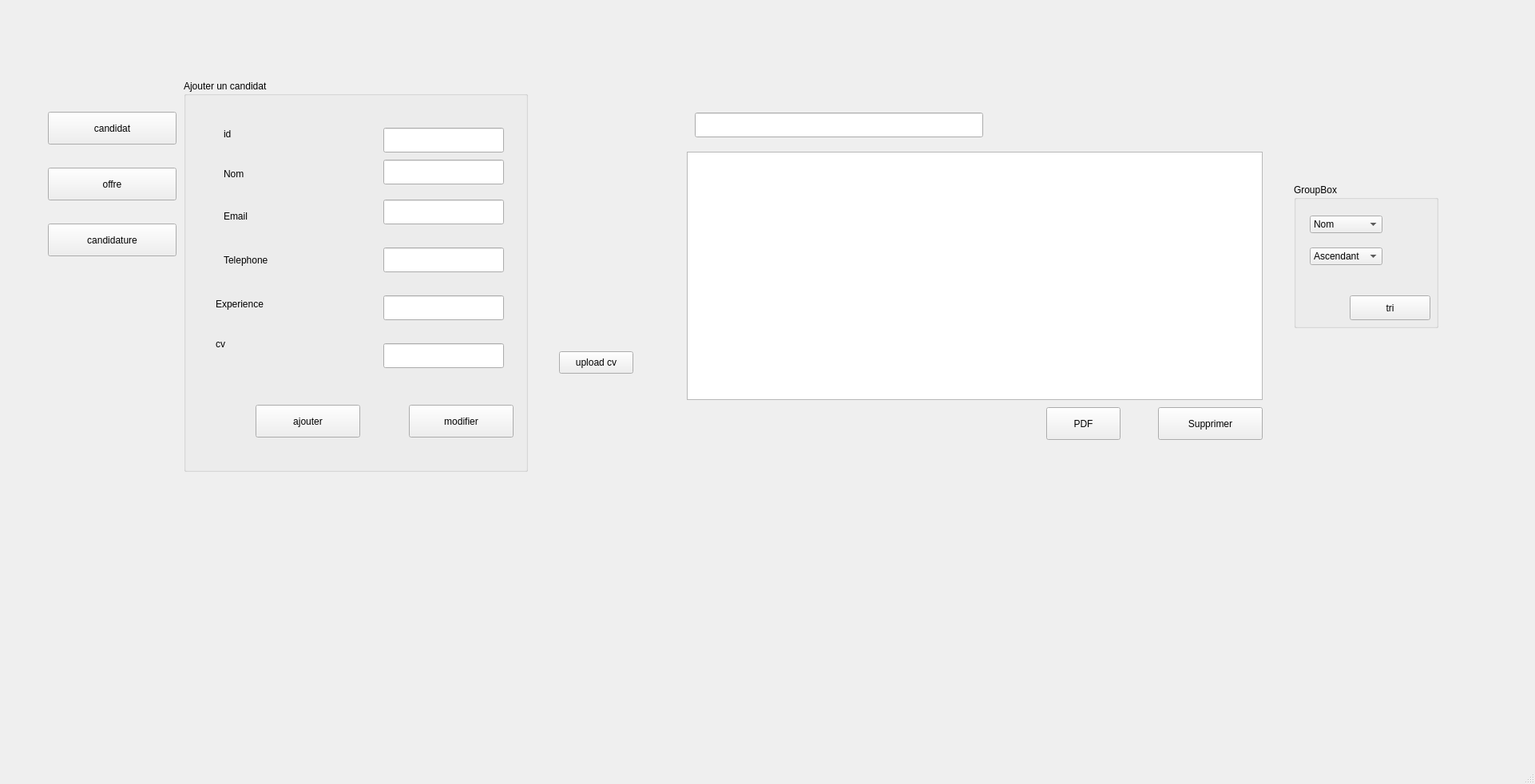
<?xml version="1.0" encoding="UTF-8"?>
<ui version="4.0">
 <class>MainWindow</class>
 <widget class="QMainWindow" name="MainWindow">
  <property name="geometry">
   <rect>
    <x>0</x>
    <y>0</y>
    <width>1922</width>
    <height>982</height>
   </rect>
  </property>
  <property name="windowTitle">
   <string>MainWindow</string>
  </property>
  <widget class="QWidget" name="centralwidget">
   <widget class="QStackedWidget" name="stackedWidget">
    <property name="geometry">
     <rect>
      <x>180</x>
      <y>30</y>
      <width>1651</width>
      <height>911</height>
     </rect>
    </property>
    <property name="currentIndex">
     <number>0</number>
    </property>
    <widget class="QWidget" name="page">
     <widget class="QTableView" name="tableView_candidat">
      <property name="geometry">
       <rect>
        <x>680</x>
        <y>160</y>
        <width>721</width>
        <height>311</height>
       </rect>
      </property>
     </widget>
     <widget class="QGroupBox" name="groupBox_2">
      <property name="geometry">
       <rect>
        <x>50</x>
        <y>70</y>
        <width>431</width>
        <height>491</height>
       </rect>
      </property>
      <property name="title">
       <string>Ajouter un candidat</string>
      </property>
      <widget class="QLabel" name="label_9">
       <property name="geometry">
        <rect>
         <x>40</x>
         <y>50</y>
         <width>56</width>
         <height>16</height>
        </rect>
       </property>
       <property name="text">
        <string/>
       </property>
      </widget>
      <widget class="QLabel" name="id_formateur">
       <property name="geometry">
        <rect>
         <x>50</x>
         <y>60</y>
         <width>56</width>
         <height>16</height>
        </rect>
       </property>
       <property name="text">
        <string>id</string>
       </property>
      </widget>
      <widget class="QLabel" name="label_nom">
       <property name="geometry">
        <rect>
         <x>50</x>
         <y>110</y>
         <width>56</width>
         <height>16</height>
        </rect>
       </property>
       <property name="text">
        <string>Nom</string>
       </property>
      </widget>
      <widget class="QLabel" name="label_13">
       <property name="geometry">
        <rect>
         <x>50</x>
         <y>150</y>
         <width>111</width>
         <height>41</height>
        </rect>
       </property>
       <property name="text">
        <string>Email</string>
       </property>
      </widget>
      <widget class="QLabel" name="label_14">
       <property name="geometry">
        <rect>
         <x>50</x>
         <y>210</y>
         <width>71</width>
         <height>31</height>
        </rect>
       </property>
       <property name="text">
        <string>Telephone</string>
       </property>
      </widget>
      <widget class="QLabel" name="label_15">
       <property name="geometry">
        <rect>
         <x>40</x>
         <y>260</y>
         <width>101</width>
         <height>41</height>
        </rect>
       </property>
       <property name="text">
        <string>Experience</string>
       </property>
      </widget>
      <widget class="QLineEdit" name="idCandidat">
       <property name="geometry">
        <rect>
         <x>250</x>
         <y>60</y>
         <width>151</width>
         <height>31</height>
        </rect>
       </property>
      </widget>
      <widget class="QLineEdit" name="lineEdit_nom">
       <property name="geometry">
        <rect>
         <x>250</x>
         <y>100</y>
         <width>151</width>
         <height>31</height>
        </rect>
       </property>
      </widget>
      <widget class="QLineEdit" name="lineEdit_mail">
       <property name="geometry">
        <rect>
         <x>250</x>
         <y>150</y>
         <width>151</width>
         <height>31</height>
        </rect>
       </property>
      </widget>
      <widget class="QPushButton" name="ajouter_ca">
       <property name="geometry">
        <rect>
         <x>90</x>
         <y>407</y>
         <width>131</width>
         <height>41</height>
        </rect>
       </property>
       <property name="text">
        <string>ajouter</string>
       </property>
      </widget>
      <widget class="QPushButton" name="modfi_ca">
       <property name="geometry">
        <rect>
         <x>282</x>
         <y>407</y>
         <width>131</width>
         <height>41</height>
        </rect>
       </property>
       <property name="text">
        <string>modifier</string>
       </property>
      </widget>
      <widget class="QLineEdit" name="lineEdit_tel">
       <property name="geometry">
        <rect>
         <x>250</x>
         <y>210</y>
         <width>151</width>
         <height>31</height>
        </rect>
       </property>
      </widget>
      <widget class="QLineEdit" name="lineEdit_exp">
       <property name="geometry">
        <rect>
         <x>250</x>
         <y>270</y>
         <width>151</width>
         <height>31</height>
        </rect>
       </property>
      </widget>
      <widget class="QLabel" name="label_19">
       <property name="geometry">
        <rect>
         <x>40</x>
         <y>310</y>
         <width>101</width>
         <height>41</height>
        </rect>
       </property>
       <property name="text">
        <string>cv</string>
       </property>
      </widget>
      <widget class="QLineEdit" name="LineEdit_cv">
       <property name="geometry">
        <rect>
         <x>250</x>
         <y>330</y>
         <width>151</width>
         <height>31</height>
        </rect>
       </property>
      </widget>
     </widget>
     <widget class="QPushButton" name="supp_ca">
      <property name="geometry">
       <rect>
        <x>1270</x>
        <y>480</y>
        <width>131</width>
        <height>41</height>
       </rect>
      </property>
      <property name="text">
       <string>Supprimer</string>
      </property>
     </widget>
     <widget class="QLineEdit" name="lineEdit_rech_can">
      <property name="geometry">
       <rect>
        <x>690</x>
        <y>111</y>
        <width>361</width>
        <height>31</height>
       </rect>
      </property>
     </widget>
     <widget class="QGroupBox" name="groupBox_4">
      <property name="geometry">
       <rect>
        <x>1440</x>
        <y>200</y>
        <width>181</width>
        <height>181</height>
       </rect>
      </property>
      <property name="title">
       <string>GroupBox</string>
      </property>
      <widget class="QComboBox" name="comboBoxsortchamp_ca">
       <property name="geometry">
        <rect>
         <x>20</x>
         <y>40</y>
         <width>91</width>
         <height>22</height>
        </rect>
       </property>
       <item>
        <property name="text">
         <string>Nom</string>
        </property>
       </item>
       <item>
        <property name="text">
         <string>Email</string>
        </property>
       </item>
      </widget>
      <widget class="QComboBox" name="comboBox_order_ca">
       <property name="geometry">
        <rect>
         <x>20</x>
         <y>80</y>
         <width>91</width>
         <height>22</height>
        </rect>
       </property>
       <item>
        <property name="text">
         <string>Ascendant</string>
        </property>
       </item>
       <item>
        <property name="text">
         <string>Descendant</string>
        </property>
       </item>
      </widget>
      <widget class="QPushButton" name="tri_ca">
       <property name="geometry">
        <rect>
         <x>70</x>
         <y>140</y>
         <width>101</width>
         <height>31</height>
        </rect>
       </property>
       <property name="text">
        <string>tri</string>
       </property>
      </widget>
     </widget>
     <widget class="QPushButton" name="pdf_ca">
      <property name="geometry">
       <rect>
        <x>1130</x>
        <y>480</y>
        <width>93</width>
        <height>41</height>
       </rect>
      </property>
      <property name="text">
       <string>PDF</string>
      </property>
     </widget>
     <widget class="QPushButton" name="uploadCVButton">
      <property name="geometry">
       <rect>
        <x>520</x>
        <y>410</y>
        <width>93</width>
        <height>28</height>
       </rect>
      </property>
      <property name="text">
       <string>upload cv</string>
      </property>
     </widget>
     <widget class="QLabel" name="pdfContainerWidget">
      <property name="geometry">
       <rect>
        <x>630</x>
        <y>570</y>
        <width>331</width>
        <height>301</height>
       </rect>
      </property>
      <property name="text">
       <string/>
      </property>
     </widget>
    </widget>
    <widget class="QWidget" name="page_2">
     <widget class="QGroupBox" name="groupBox_3">
      <property name="geometry">
       <rect>
        <x>180</x>
        <y>110</y>
        <width>431</width>
        <height>491</height>
       </rect>
      </property>
      <property name="title">
       <string>Ajouter un offre</string>
      </property>
      <widget class="QLabel" name="label_11">
       <property name="geometry">
        <rect>
         <x>40</x>
         <y>50</y>
         <width>56</width>
         <height>16</height>
        </rect>
       </property>
       <property name="text">
        <string/>
       </property>
      </widget>
      <widget class="QLabel" name="label_12">
       <property name="geometry">
        <rect>
         <x>80</x>
         <y>60</y>
         <width>56</width>
         <height>16</height>
        </rect>
       </property>
       <property name="text">
        <string/>
       </property>
      </widget>
      <widget class="QLabel" name="id_formateur_2">
       <property name="geometry">
        <rect>
         <x>50</x>
         <y>60</y>
         <width>56</width>
         <height>16</height>
        </rect>
       </property>
       <property name="text">
        <string>id</string>
       </property>
      </widget>
      <widget class="QLabel" name="label_nom_2">
       <property name="geometry">
        <rect>
         <x>50</x>
         <y>110</y>
         <width>61</width>
         <height>16</height>
        </rect>
       </property>
       <property name="text">
        <string>Titre</string>
       </property>
      </widget>
      <widget class="QLabel" name="label_16">
       <property name="geometry">
        <rect>
         <x>50</x>
         <y>150</y>
         <width>111</width>
         <height>41</height>
        </rect>
       </property>
       <property name="text">
        <string>Description</string>
       </property>
      </widget>
      <widget class="QLabel" name="label_17">
       <property name="geometry">
        <rect>
         <x>50</x>
         <y>210</y>
         <width>141</width>
         <height>31</height>
        </rect>
       </property>
       <property name="text">
        <string>Date_publication</string>
       </property>
      </widget>
      <widget class="QLabel" name="label_18">
       <property name="geometry">
        <rect>
         <x>50</x>
         <y>270</y>
         <width>101</width>
         <height>41</height>
        </rect>
       </property>
       <property name="text">
        <string>Salaire</string>
       </property>
      </widget>
      <widget class="QLineEdit" name="idOffre">
       <property name="geometry">
        <rect>
         <x>250</x>
         <y>60</y>
         <width>151</width>
         <height>31</height>
        </rect>
       </property>
      </widget>
      <widget class="QLineEdit" name="lineEdit_titre">
       <property name="geometry">
        <rect>
         <x>250</x>
         <y>100</y>
         <width>151</width>
         <height>31</height>
        </rect>
       </property>
      </widget>
      <widget class="QLineEdit" name="lineEdit_description">
       <property name="geometry">
        <rect>
         <x>250</x>
         <y>150</y>
         <width>151</width>
         <height>31</height>
        </rect>
       </property>
      </widget>
      <widget class="QPushButton" name="ajouter_offre">
       <property name="geometry">
        <rect>
         <x>90</x>
         <y>407</y>
         <width>131</width>
         <height>41</height>
        </rect>
       </property>
       <property name="text">
        <string>ajouter</string>
       </property>
      </widget>
      <widget class="QPushButton" name="modfiier_offre">
       <property name="geometry">
        <rect>
         <x>282</x>
         <y>407</y>
         <width>131</width>
         <height>41</height>
        </rect>
       </property>
       <property name="text">
        <string>modifier</string>
       </property>
      </widget>
      <widget class="QLineEdit" name="lineEdit_salaire">
       <property name="geometry">
        <rect>
         <x>250</x>
         <y>270</y>
         <width>151</width>
         <height>31</height>
        </rect>
       </property>
      </widget>
      <widget class="QDateEdit" name="dateEdit_pub">
       <property name="geometry">
        <rect>
         <x>250</x>
         <y>210</y>
         <width>151</width>
         <height>31</height>
        </rect>
       </property>
      </widget>
     </widget>
     <widget class="QTableView" name="tableView_offre">
      <property name="geometry">
       <rect>
        <x>720</x>
        <y>150</y>
        <width>721</width>
        <height>311</height>
       </rect>
      </property>
     </widget>
     <widget class="QPushButton" name="supp_offre">
      <property name="geometry">
       <rect>
        <x>1310</x>
        <y>470</y>
        <width>131</width>
        <height>41</height>
       </rect>
      </property>
      <property name="text">
       <string>Supprimer</string>
      </property>
     </widget>
     <widget class="QFrame" name="frame_offre">
      <property name="geometry">
       <rect>
        <x>900</x>
        <y>590</y>
        <width>581</width>
        <height>221</height>
       </rect>
      </property>
      <property name="frameShape">
       <enum>QFrame::StyledPanel</enum>
      </property>
      <property name="frameShadow">
       <enum>QFrame::Raised</enum>
      </property>
     </widget>
     <widget class="QPushButton" name="pdf_offre">
      <property name="geometry">
       <rect>
        <x>1110</x>
        <y>470</y>
        <width>93</width>
        <height>41</height>
       </rect>
      </property>
      <property name="text">
       <string>PDF</string>
      </property>
     </widget>
     <widget class="QGroupBox" name="groupBox_5">
      <property name="geometry">
       <rect>
        <x>1460</x>
        <y>150</y>
        <width>181</width>
        <height>181</height>
       </rect>
      </property>
      <property name="title">
       <string>GroupBox</string>
      </property>
      <widget class="QComboBox" name="comboBoxsortchamp_offre">
       <property name="geometry">
        <rect>
         <x>20</x>
         <y>40</y>
         <width>91</width>
         <height>22</height>
        </rect>
       </property>
       <item>
        <property name="text">
         <string>Titre</string>
        </property>
       </item>
       <item>
        <property name="text">
         <string>Salaire</string>
        </property>
       </item>
      </widget>
      <widget class="QComboBox" name="comboBox_order_offre">
       <property name="geometry">
        <rect>
         <x>20</x>
         <y>80</y>
         <width>91</width>
         <height>22</height>
        </rect>
       </property>
       <item>
        <property name="text">
         <string>Ascendant</string>
        </property>
       </item>
       <item>
        <property name="text">
         <string>Descendant</string>
        </property>
       </item>
      </widget>
      <widget class="QPushButton" name="tri_offre">
       <property name="geometry">
        <rect>
         <x>80</x>
         <y>140</y>
         <width>93</width>
         <height>28</height>
        </rect>
       </property>
       <property name="text">
        <string>tri</string>
       </property>
      </widget>
     </widget>
     <widget class="QLineEdit" name="lineEdit_offre">
      <property name="geometry">
       <rect>
        <x>760</x>
        <y>100</y>
        <width>321</width>
        <height>31</height>
       </rect>
      </property>
     </widget>
     <widget class="QDateEdit" name="dateEdit">
      <property name="geometry">
       <rect>
        <x>1290</x>
        <y>100</y>
        <width>110</width>
        <height>22</height>
       </rect>
      </property>
     </widget>
    </widget>
    <widget class="QWidget" name="page_3">
     <widget class="QGroupBox" name="groupBox">
      <property name="geometry">
       <rect>
        <x>130</x>
        <y>50</y>
        <width>431</width>
        <height>501</height>
       </rect>
      </property>
      <property name="title">
       <string>GroupBox</string>
      </property>
      <widget class="QLabel" name="id_ca_candidature">
       <property name="geometry">
        <rect>
         <x>10</x>
         <y>90</y>
         <width>111</width>
         <height>20</height>
        </rect>
       </property>
       <property name="text">
        <string>id_candidat</string>
       </property>
      </widget>
      <widget class="QComboBox" name="comboBox_idCandidat">
       <property name="geometry">
        <rect>
         <x>200</x>
         <y>90</y>
         <width>121</width>
         <height>31</height>
        </rect>
       </property>
      </widget>
      <widget class="QLabel" name="label_2">
       <property name="geometry">
        <rect>
         <x>10</x>
         <y>150</y>
         <width>111</width>
         <height>20</height>
        </rect>
       </property>
       <property name="text">
        <string>id_offre</string>
       </property>
      </widget>
      <widget class="QComboBox" name="comboBox_idOffre">
       <property name="geometry">
        <rect>
         <x>200</x>
         <y>140</y>
         <width>121</width>
         <height>31</height>
        </rect>
       </property>
      </widget>
      <widget class="QLabel" name="label_3">
       <property name="geometry">
        <rect>
         <x>10</x>
         <y>220</y>
         <width>141</width>
         <height>20</height>
        </rect>
       </property>
       <property name="text">
        <string>date_candidature</string>
       </property>
      </widget>
      <widget class="QDateEdit" name="dateEdit_dateCandidature">
       <property name="geometry">
        <rect>
         <x>200</x>
         <y>210</y>
         <width>121</width>
         <height>31</height>
        </rect>
       </property>
      </widget>
      <widget class="QLabel" name="label_4">
       <property name="geometry">
        <rect>
         <x>10</x>
         <y>280</y>
         <width>111</width>
         <height>20</height>
        </rect>
       </property>
       <property name="text">
        <string>Statut</string>
       </property>
      </widget>
      <widget class="QComboBox" name="comboBox_statut">
       <property name="geometry">
        <rect>
         <x>200</x>
         <y>260</y>
         <width>121</width>
         <height>31</height>
        </rect>
       </property>
      </widget>
      <widget class="QPushButton" name="ajouter_candidature">
       <property name="geometry">
        <rect>
         <x>150</x>
         <y>390</y>
         <width>93</width>
         <height>41</height>
        </rect>
       </property>
       <property name="text">
        <string>ajouter</string>
       </property>
      </widget>
      <widget class="QPushButton" name="modifier_candidature">
       <property name="geometry">
        <rect>
         <x>270</x>
         <y>390</y>
         <width>93</width>
         <height>41</height>
        </rect>
       </property>
       <property name="text">
        <string>modifier</string>
       </property>
      </widget>
     </widget>
     <widget class="QTableView" name="tableView_candidature">
      <property name="geometry">
       <rect>
        <x>730</x>
        <y>200</y>
        <width>711</width>
        <height>301</height>
       </rect>
      </property>
     </widget>
     <widget class="QPushButton" name="supprimer_candidature">
      <property name="geometry">
       <rect>
        <x>1350</x>
        <y>520</y>
        <width>93</width>
        <height>41</height>
       </rect>
      </property>
      <property name="text">
       <string>supprimer</string>
      </property>
     </widget>
    </widget>
   </widget>
   <widget class="QPushButton" name="pushButton_candidat">
    <property name="geometry">
     <rect>
      <x>60</x>
      <y>140</y>
      <width>161</width>
      <height>41</height>
     </rect>
    </property>
    <property name="text">
     <string>candidat</string>
    </property>
   </widget>
   <widget class="QPushButton" name="pushButton_offre">
    <property name="geometry">
     <rect>
      <x>60</x>
      <y>210</y>
      <width>161</width>
      <height>41</height>
     </rect>
    </property>
    <property name="text">
     <string>offre</string>
    </property>
   </widget>
   <widget class="QPushButton" name="pushButton_candidature">
    <property name="geometry">
     <rect>
      <x>60</x>
      <y>280</y>
      <width>161</width>
      <height>41</height>
     </rect>
    </property>
    <property name="text">
     <string>candidature</string>
    </property>
   </widget>
  </widget>
  <widget class="QMenuBar" name="menubar">
   <property name="geometry">
    <rect>
     <x>0</x>
     <y>0</y>
     <width>1922</width>
     <height>26</height>
    </rect>
   </property>
  </widget>
  <widget class="QStatusBar" name="statusbar"/>
 </widget>
 <resources/>
 <connections/>
</ui>
